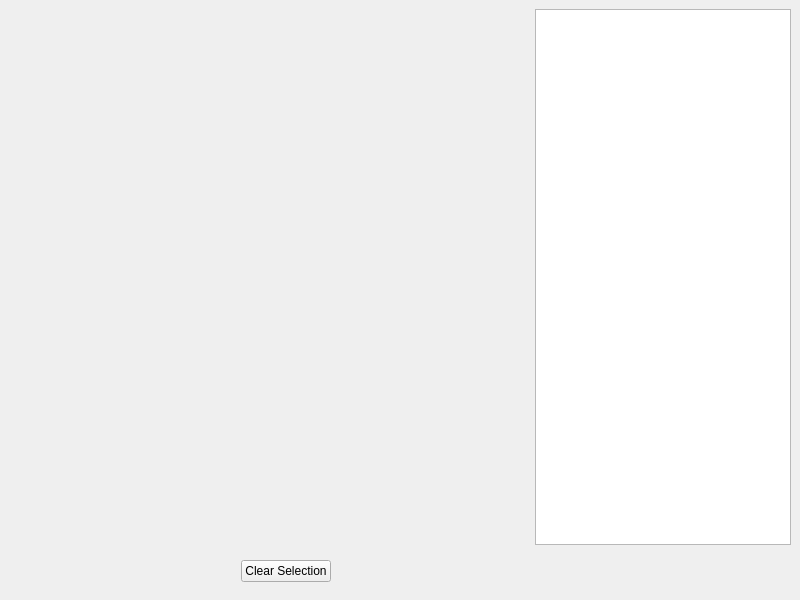
<?xml version="1.0" encoding="UTF-8"?>
<ui version="4.0">
 <class>MainWindow</class>
 <widget class="QMainWindow" name="MainWindow">
  <property name="geometry">
   <rect>
    <x>0</x>
    <y>0</y>
    <width>800</width>
    <height>600</height>
   </rect>
  </property>
  <property name="windowTitle">
   <string>MainWindow</string>
  </property>
  <widget class="QWidget" name="centralwidget">
   <layout class="QVBoxLayout" name="verticalLayout">
    <item>
     <layout class="QHBoxLayout" name="horizontalLayout" stretch="1,0">
      <item>
       <widget class="LassoScatter" name="plot" native="true"/>
      </item>
      <item>
       <widget class="CheckableMatrixView" name="tableWidget"/>
      </item>
     </layout>
    </item>
    <item>
     <widget class="QWidget" name="widget" native="true">
      <layout class="QHBoxLayout" name="horizontalLayout_2">
       <item>
        <spacer name="horizontalSpacer_2">
         <property name="orientation">
          <enum>Qt::Horizontal</enum>
         </property>
         <property name="sizeHint" stdset="0">
          <size>
           <width>40</width>
           <height>20</height>
          </size>
         </property>
        </spacer>
       </item>
       <item>
        <widget class="QPushButton" name="clearSelectionButton">
         <property name="text">
          <string>Clear Selection</string>
         </property>
        </widget>
       </item>
       <item>
        <spacer name="horizontalSpacer">
         <property name="orientation">
          <enum>Qt::Horizontal</enum>
         </property>
         <property name="sizeHint" stdset="0">
          <size>
           <width>40</width>
           <height>20</height>
          </size>
         </property>
        </spacer>
       </item>
       <item>
        <widget class="ToggleButton" name="stateSelectionButton" native="true"/>
       </item>
       <item>
        <spacer name="horizontalSpacer_3">
         <property name="orientation">
          <enum>Qt::Horizontal</enum>
         </property>
         <property name="sizeHint" stdset="0">
          <size>
           <width>40</width>
           <height>20</height>
          </size>
         </property>
        </spacer>
       </item>
      </layout>
     </widget>
    </item>
   </layout>
  </widget>
  <action name="actionOpen">
   <property name="text">
    <string>Open</string>
   </property>
  </action>
  <action name="actionSave">
   <property name="text">
    <string>Save</string>
   </property>
  </action>
 </widget>
 <customwidgets>
  <customwidget>
   <class>ToggleButton</class>
   <extends>QWidget</extends>
   <header>toggle_button.h</header>
   <container>1</container>
  </customwidget>
  <customwidget>
   <class>LassoScatter</class>
   <extends>QWidget</extends>
   <header>lasso_scatter.h</header>
   <container>1</container>
  </customwidget>
  <customwidget>
   <class>CheckableMatrixView</class>
   <extends>QTableWidget</extends>
   <header>checkable_matrix_view.h</header>
  </customwidget>
 </customwidgets>
 <resources/>
 <connections/>
</ui>
